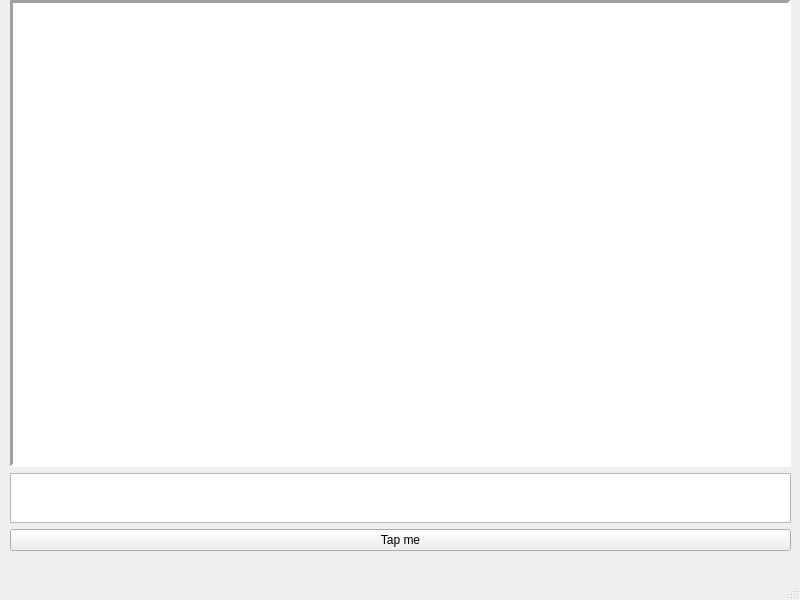
<?xml version="1.0" encoding="UTF-8"?>
<ui version="4.0">
 <class>AWS</class>
 <widget class="QMainWindow" name="AWS">
  <property name="enabled">
   <bool>true</bool>
  </property>
  <property name="geometry">
   <rect>
    <x>0</x>
    <y>0</y>
    <width>800</width>
    <height>600</height>
   </rect>
  </property>
  <property name="windowTitle">
   <string>AWS</string>
  </property>
  <widget class="QWidget" name="centralwidget">
   <widget class="QWidget" name="layoutWidget">
    <property name="geometry">
     <rect>
      <x>10</x>
      <y>0</y>
      <width>781</width>
      <height>551</height>
     </rect>
    </property>
    <layout class="QVBoxLayout" name="verticalLayout">
     <item>
      <widget class="QPlainTextEdit" name="MainPlain">
       <property name="minimumSize">
        <size>
         <width>500</width>
         <height>375</height>
        </size>
       </property>
       <property name="frameShape">
        <enum>QFrame::Panel</enum>
       </property>
       <property name="lineWidth">
        <number>3</number>
       </property>
       <property name="readOnly">
        <bool>true</bool>
       </property>
      </widget>
     </item>
     <item>
      <widget class="QPlainTextEdit" name="plainEdit">
       <property name="maximumSize">
        <size>
         <width>16777215</width>
         <height>50</height>
        </size>
       </property>
       <property name="overwriteMode">
        <bool>true</bool>
       </property>
      </widget>
     </item>
     <item>
      <widget class="QPushButton" name="pushButton">
       <property name="text">
        <string>Tap me</string>
       </property>
      </widget>
     </item>
    </layout>
   </widget>
  </widget>
  <widget class="QMenuBar" name="menubar">
   <property name="geometry">
    <rect>
     <x>0</x>
     <y>0</y>
     <width>800</width>
     <height>20</height>
    </rect>
   </property>
  </widget>
  <widget class="QStatusBar" name="statusbar"/>
 </widget>
 <resources/>
 <connections/>
</ui>
